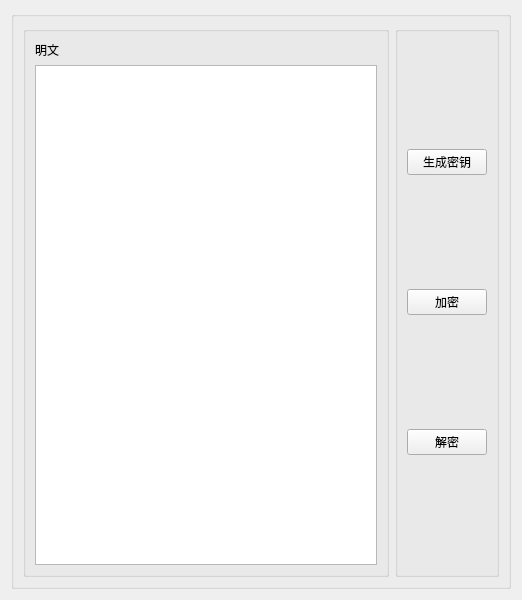
<?xml version="1.0" encoding="UTF-8"?>
<ui version="4.0">
 <class>Form</class>
 <widget class="QWidget" name="Form">
  <property name="windowTitle">
   <string>Form</string>
  </property>
  <layout class="QVBoxLayout" name="verticalLayout_4">
   <item>
    <widget class="QGroupBox" name="groupBox">
     <property name="minimumSize">
      <size>
       <width>500</width>
       <height>500</height>
      </size>
     </property>
     <property name="title">
      <string/>
     </property>
     <layout class="QHBoxLayout" name="horizontalLayout_2">
      <item>
       <widget class="QGroupBox" name="groupBox_4">
        <property name="title">
         <string/>
        </property>
        <layout class="QVBoxLayout" name="verticalLayout_2">
         <item>
          <widget class="QLabel" name="label_2">
           <property name="text">
            <string>明文</string>
           </property>
          </widget>
         </item>
         <item>
          <widget class="QTextEdit" name="content">
           <property name="enabled">
            <bool>true</bool>
           </property>
           <property name="minimumSize">
            <size>
             <width>0</width>
             <height>500</height>
            </size>
           </property>
          </widget>
         </item>
        </layout>
       </widget>
      </item>
      <item>
       <widget class="QGroupBox" name="groupBox_2">
        <property name="title">
         <string/>
        </property>
        <layout class="QVBoxLayout" name="verticalLayout">
         <item>
          <widget class="QPushButton" name="gen">
           <property name="text">
            <string>生成密钥</string>
           </property>
          </widget>
         </item>
         <item>
          <widget class="QPushButton" name="encrypt">
           <property name="text">
            <string>加密</string>
           </property>
          </widget>
         </item>
         <item>
          <widget class="QPushButton" name="decrypt">
           <property name="text">
            <string>解密</string>
           </property>
          </widget>
         </item>
        </layout>
       </widget>
      </item>
     </layout>
    </widget>
   </item>
  </layout>
 </widget>
 <resources/>
 <connections>
  <connection>
   <sender>gen</sender>
   <signal>clicked()</signal>
   <receiver>content</receiver>
   <slot>clear()</slot>
   <hints>
    <hint type="sourcelabel">
     <x>916</x>
     <y>174</y>
    </hint>
    <hint type="destinationlabel">
     <x>436</x>
     <y>346</y>
    </hint>
   </hints>
  </connection>
  <connection>
   <sender>decrypt</sender>
   <signal>clicked()</signal>
   <receiver>content</receiver>
   <slot>clear()</slot>
   <hints>
    <hint type="sourcelabel">
     <x>440</x>
     <y>436</y>
    </hint>
    <hint type="destinationlabel">
     <x>198</x>
     <y>306</y>
    </hint>
   </hints>
  </connection>
  <connection>
   <sender>encrypt</sender>
   <signal>clicked()</signal>
   <receiver>content</receiver>
   <slot>clear()</slot>
   <hints>
    <hint type="sourcelabel">
     <x>440</x>
     <y>295</y>
    </hint>
    <hint type="destinationlabel">
     <x>198</x>
     <y>306</y>
    </hint>
   </hints>
  </connection>
 </connections>
</ui>
